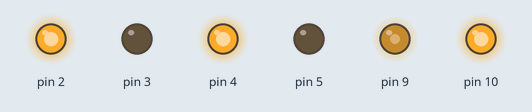
Simulated run of this sketch. Board: Arduino Uno, built with avr-gcc and run on an emulated ATmega328P. Shown: output pins drawn as LEDs (lit = HIGH).

Above: at 0.5 s.
At 3.5 s:
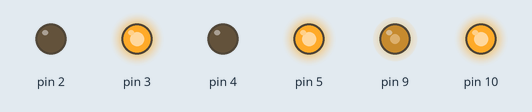
Timing chart, 0 to 4.6 s (numbered marks = the images above):
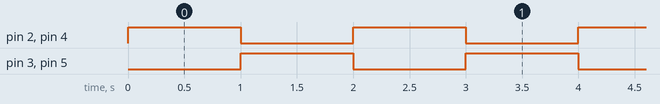

The sketch:

ControlDCMotor.ino
```cpp
struct DCMotor {
  int pin1, pin2, speedPin;

  void setup() {
    pinMode(pin1, OUTPUT);
    pinMode(pin2, OUTPUT);
    pinMode(speedPin, OUTPUT);
  }

  void setSpeed(int s) {
    analogWrite(speedPin, s);
  }

  void forward() {
    digitalWrite(pin1, HIGH);
    digitalWrite(pin2, LOW);
  }

  void backward() {
    digitalWrite(pin1, LOW);
    digitalWrite(pin2, HIGH);
  }
};

DCMotor m1{2, 3, 9}, m2{4, 5, 10};

void setup() {
  // put your setup code here, to run once:
  m1.setup();
  m2.setup();

  m1.setSpeed(128);
  m2.setSpeed(255);
}

void loop() {
  // put your main code here, to run repeatedly:
  m1.forward();
  m2.forward();

  delay(1000);

  m1.backward();
  m2.backward();

  delay(1000);
}
```

Measured:
- by itself, pin 2–5: alternates HIGH for 1.0 s and LOW for 1.0 s
